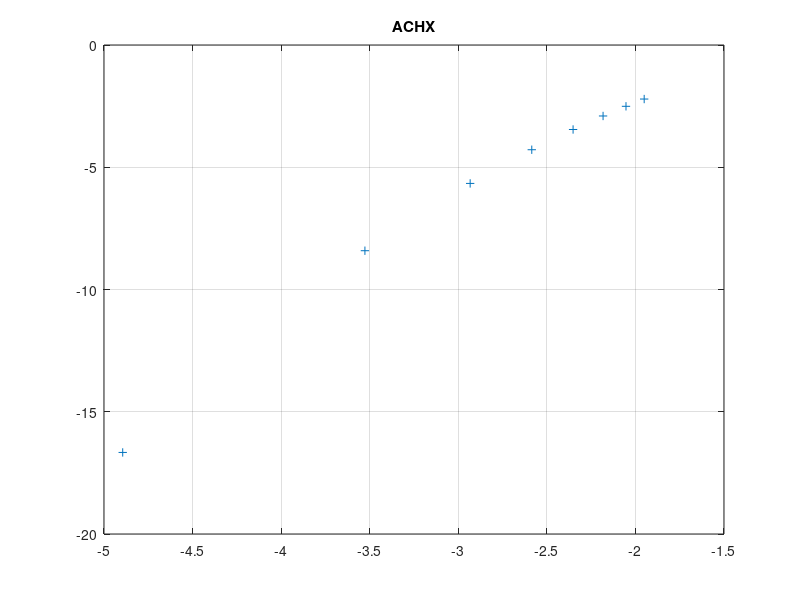

This chart was generated by the following MATLAB code:
a  = 2.1;
A = a : 0.1 : 2.9;
% A = a;
k = 1;
% 
q = (k/pi())*(pi()/2 + asin(1 - 2.*a./A) + 2.*(1 - 2*a./A).*sqrt((1 - a./A) .* a./A));
q_ = -((4 * k * a * (1 - a ./ A)./(pi() .* A)));

% q = (2*k/pi())*(pi()/2 - asin(a./A) - (a./A) .* (sqrt(1 - (a./A).^2)));
% q_ = 0;

W_n = q + 1i .* q_;
SS = -1 ./W_n;
V_s = real(SS);
U_s = imag(SS);

% figure
plot(V_s, U_s, '+')
title('ACHX')
set(gcf,'color','w');
grid on

Lm = -20 * log10(sqrt(q.^2 + q_ .^2));
phi = (-pi - atan(q_./ q)) * 180/pi;

% figure
% plot(A, phi)
% ylim([-110, -89.1])
% title('phi')
% set(gcf,'color','w');
% grid on
% 
% figure
% plot(A, Lm)
% ylim([0, 50])
% set(gcf,'color','w');
% title('Lm')
% grid on